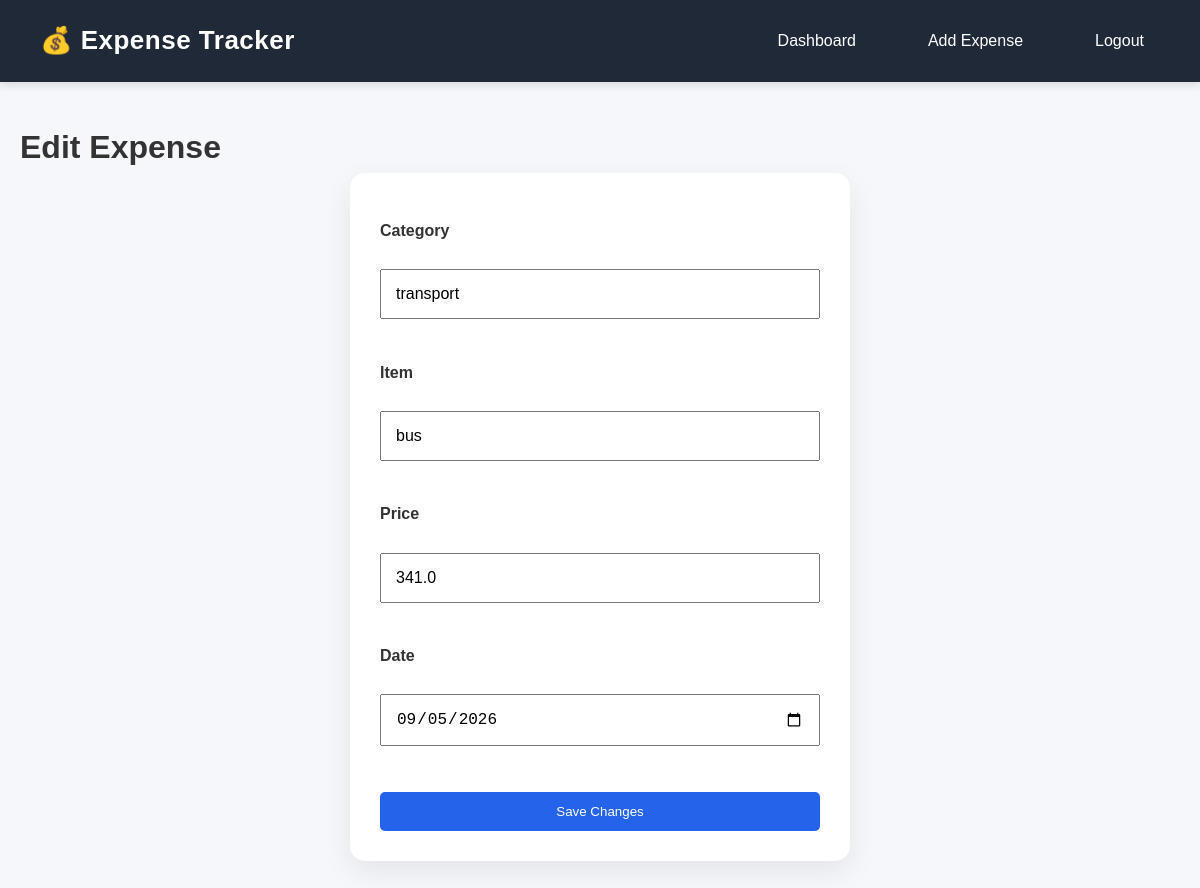
Screenshot of /edit_expense/3 (signed in) with the database file from the repository.
### app/models.py (models this page shows, shortened)
class Expense(db.Model):
    __tablename__ = "expenses"
    id = db.Column(db.Integer, primary_key=True)
    category = db.Column(db.String(100), nullable=False)
    item = db.Column(db.String(100), nullable=False)
    expense_date = db.Column(db.Date, nullable=False)
    amount = db.Column(db.Float, nullable=False)
    user_id = db.Column(db.Integer, db.ForeignKey("users.id"), nullable=False)
    user = db.relationship(
    "User",
    back_populates="expenses"
    )

### app/routes.py (the view, shortened to what this page needs)
@main.route("/edit_expense/<int:id>", methods=["GET", "POST"])
@login_required
def edit_expense(id):
    expense = services.get_expense_by_id(id,session["user_id"])
    if expense is None:
        abort(404)
    if  expense:
        return render_template(
            "edit.html",
            expense=expense
        )
    return "Expense not found"

### app/services.py (called while the page is built)
def get_expense_by_id(id, user_id):
    expenses = get_all_user_expenses(user_id)
    for expense in expenses:
        if expense.id == id:
            return expense
    return None

### app/user_repo.py (called while the page is built)
def get_all_user_expenses(user_id):
    expenses = Expense.query.filter_by(user_id=user_id).all()
    return expenses

### templates/edit.html
{% extends "base.html" %}
{% block content %}
<h1>Edit Expense</h1>
<form method="POST" class="expense-form">
    <label>Category</label><br>
    <input
        type="text"
        name="category"
        value="{{ expense.category }}"
        required
    >
    <br><br>
    <label>Item</label><br>
    <input
        type="text"
        name="item"
        value="{{ expense.item }}"
        required
    >
    <br><br>
    <label>Price</label><br>
    <input
        type="number"
        step="0.01"
        name="price"
        value="{{ expense.amount }}"
        required
    >
    <br><br>
    <label>Date</label><br>
    <input
        type="date"
        name="date"
        value="{{ expense.expense_date }}"
        required
    >
    <br><br>
    <button type="submit">
        Save Changes
    </button>
</form>
{% endblock %}

### static/style.css (style rules this page uses)
* { margin:0; padding:0; box-sizing:border-box; }
body { font-family:Arial, Helvetica, sans-serif; background:#f5f7fb; color:#333; line-height:1.6; }
.expense-form { background:white; max-width:500px; margin:auto; padding:30px; border-radius:15px; box-shadow:0 10px 30px rgba(0,0,0,.08); }
.expense-form label { display:block; margin-top:15px; font-weight:bold; }
.expense-form input { transition:.3s; width:100%; padding:14px; font-size:16px; }
.expense-form button { margin-top:20px; width:100%; padding:12px; background:#2563eb; color:white; border:none; border-radius:5px; cursor:pointer; }

### rows the page displays
Expense: category "transport", item "bus", price "341.0", date "09/05/2026"
